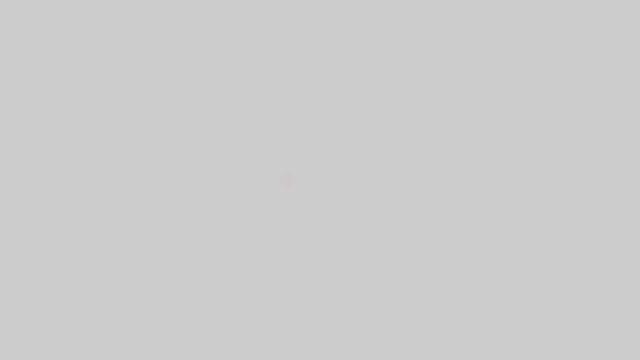
Frame 1 (no input)
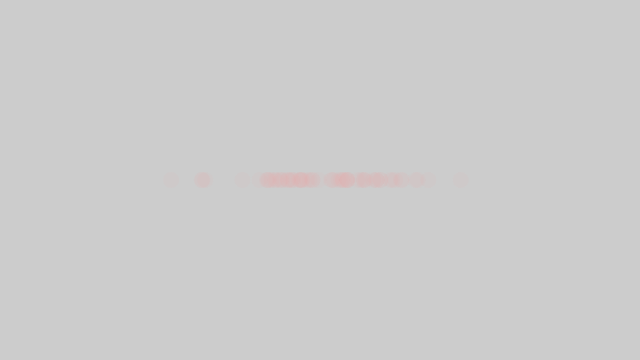
Frame 60 (the mouse pressed at the canvas centre just before this capture)
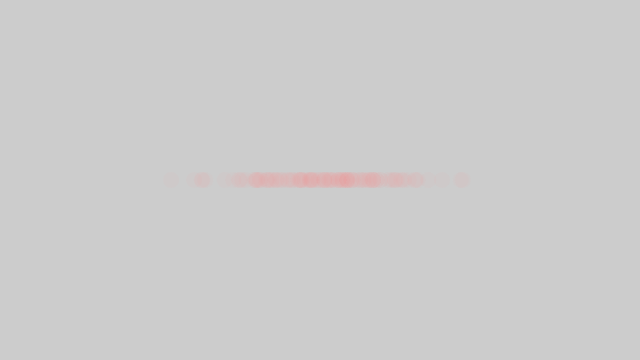
Frame 120 (the mouse held since frame 60 and released just before this capture)

The Processing sketch that drew these frames (run headless with seeded random() and noise(); from frame 60 on, the mouse is pressed at the canvas centre):

// Processing sketch: Gaussian
// ── Gaussian.pde
import java.util.*;

Random generator;

void setup() {
  size(640, 360);
  generator = new Random();
}

void draw() {
  float num = (float) generator.nextGaussian();
  float sd = 60;
  float mean = 320;
  
  float x = sd * num + mean;
  
  noStroke();
  fill(255, 128, 128, 10);
  ellipse(x, 180, 16, 16);
}
